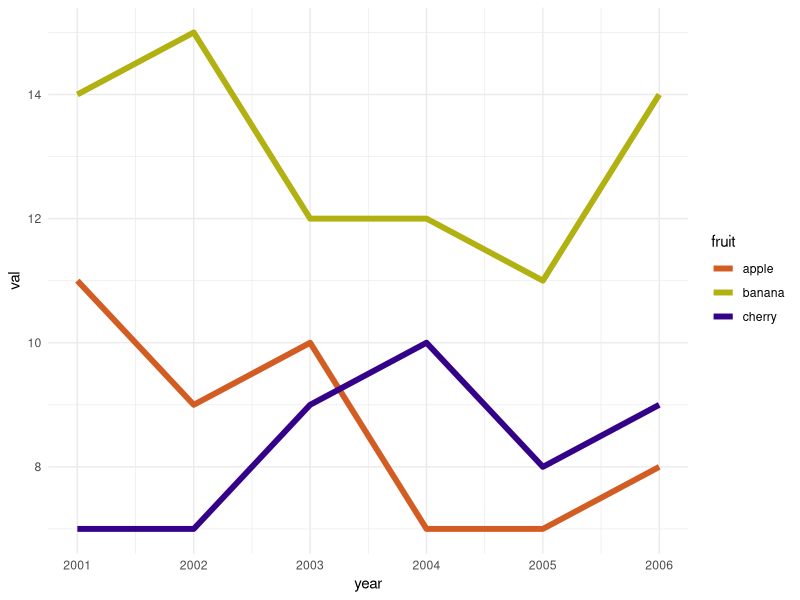

The R source for this figure:
library(ggplot2)
library(tidyr  )
library(dplyr  )

data <- data.frame(
   year   = c(2001, 2002, 2003, 2004, 2005, 2006),
   apple  = c(  11,    9,   10,    7,    7,    8),
   banana = c(  14,   15,   12,   12,   11,   14),
   cherry = c(   7,    7,    9,   10,    8,    9),
   junk   = c(   3,    2,    4,    6,    3,    8)
);

gathered_data <- data                             %>%
   select (year, apple, banana, cherry)           %>%  # get rid of junk
   gather (key = 'fruit', value = 'val', -year);


ggplot(
  gathered_data,
  aes(
    x = year,
    y = val
  )
) +
geom_line(
     aes(color = fruit),
     size = 2
) +
scale_color_manual(
    values = c(
       'apple' =  '#d35c23',
       'banana' = '#b2b112',
       'cherry' = '#340289')
) +
theme_minimal(
)
